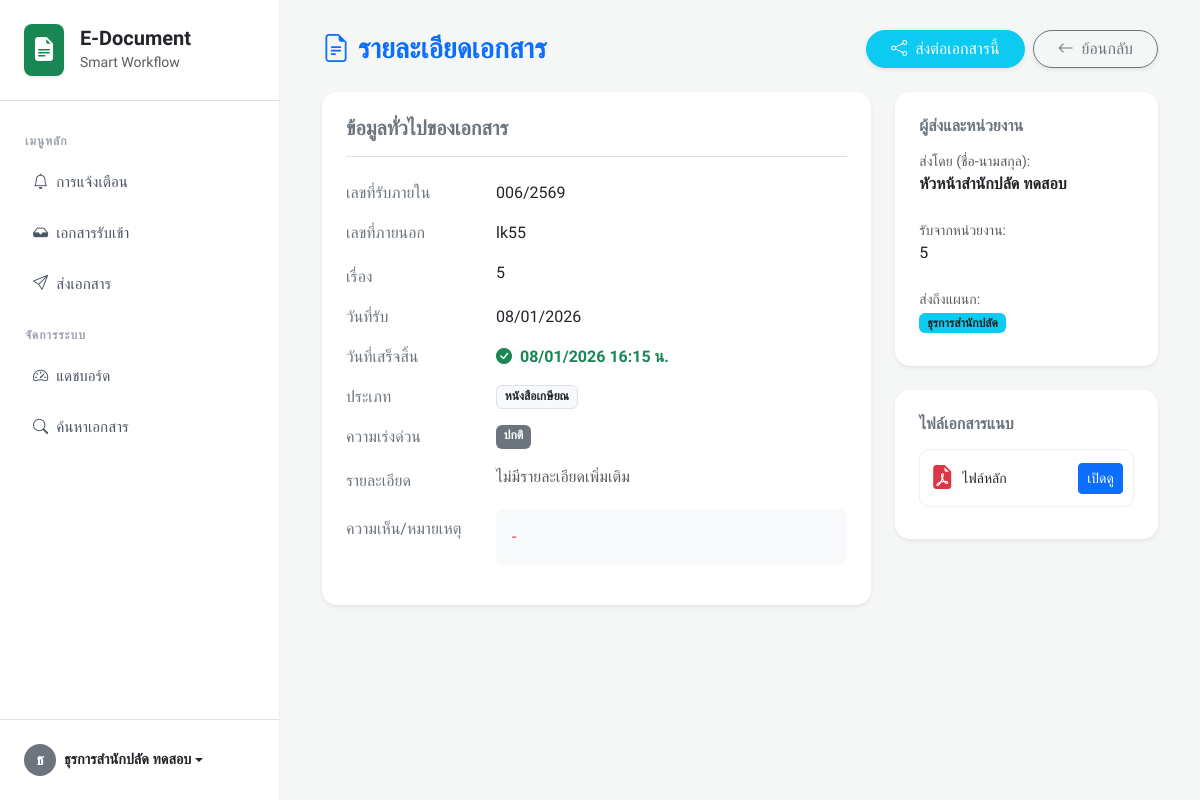
The app's page /users/view_details.php?id=112 (signed in) with its own data.
### tables this page shows
CREATE TABLE `documents` (
  `id` int(11) NOT NULL,
  `document_no` varchar(50) NOT NULL COMMENT 'เลขที่เอกสารรันต่อเนื่อง',
  `external_no` varchar(50) DEFAULT NULL COMMENT 'เลขที่หนังสือ (จากภายนอก)',
  `title` varchar(255) NOT NULL COMMENT 'เรื่อง/หัวข้อเอกสาร',
  `book_name` varchar(255) DEFAULT NULL COMMENT 'ชื่อหนังสือ',
  `receive_date` date NOT NULL DEFAULT curdate() COMMENT 'วันที่รับ',
  `sender_id` int(11) DEFAULT NULL COMMENT 'ID ผู้ส่ง (เชื่อมตาราง users)',
  `to_department_id` int(11) DEFAULT NULL COMMENT 'ID แผนกปลายทาง (เชื่อมตาราง departments)',
  `pending_target_depts` text DEFAULT NULL COMMENT 'เก็บ ID แผนกปลายทางแบบ CSV สำหรับหนังสือเกษียณ',
  `document_type_id` int(11) NOT NULL COMMENT 'ประเภทเอกสาร',
  `from_source` varchar(100) DEFAULT NULL COMMENT 'รับจากหน่วยงาน/บุคคล',
  `status` enum('pending','process','success','cancel','draft') DEFAULT 'pending',
  `priority` tinyint(1) NOT NULL DEFAULT 0 COMMENT '0=ปกติ, 1=ด่วน, 2=ด่วนที่สุด',
  `remark` text DEFAULT NULL,
  `file_path` varchar(255) DEFAULT NULL COMMENT 'ชื่อไฟล์แนบ',
  `created_at` timestamp NOT NULL DEFAULT current_timestamp(),
  `is_forwarded` tinyint(1) DEFAULT 0 COMMENT '0=รอส่ง, 1=ส่งแล้ว',
  `parent_id` int(11) DEFAULT NULL COMMENT 'เก็บ ID เอกสารต้นทาง',
  `updated_at` timestamp NULL DEFAULT NULL
);

CREATE TABLE `document_types` (
  `id` int(11) NOT NULL,
  `type_name` varchar(100) NOT NULL COMMENT 'ชื่อประเภทเอกสาร',
  `is_active` tinyint(1) DEFAULT 1
);

CREATE TABLE `users` (
  `id` int(11) NOT NULL,
  `username` varchar(50) NOT NULL,
  `password_hash` varchar(255) NOT NULL,
  `email` varchar(100) NOT NULL,
  `first_name` varchar(100) NOT NULL,
  `last_name` varchar(100) NOT NULL,
  `department_id` int(11) NOT NULL,
  `signature_img_path` varchar(255) DEFAULT NULL COMMENT 'เก็บ Path รูปไฟล์ลายเซ็น (รองรับอนาคต)',
  `is_active` tinyint(1) DEFAULT 1 COMMENT '1=ใช้งาน, 0=ระงับ',
  `created_at` timestamp NOT NULL DEFAULT current_timestamp()
);

CREATE TABLE `departments` (
  `id` int(11) NOT NULL,
  `name` varchar(100) NOT NULL COMMENT 'ชื่อแผนก/ฝ่าย',
  `created_at` timestamp NOT NULL DEFAULT current_timestamp()
);

### users/view_details.php (the view, shortened to what this page needs)
<?php
include '../config/db.php';
$doc_id = isset($_GET['id']) ? intval($_GET['id']) : 0;
$sql = "SELECT d.*,
               u.first_name, u.last_name,
               t.type_name,
               dept.name as dept_name
        FROM documents d
        LEFT JOIN users u ON d.sender_id = u.id
        LEFT JOIN document_types t ON d.document_type_id = t.id
        LEFT JOIN departments dept ON d.to_department_id = dept.id
        WHERE d.id = ?";
$stmt = $conn->prepare($sql);
$stmt->bind_param("i", $doc_id);
$stmt->execute();
$result = $stmt->get_result();
$doc = $result->fetch_assoc();
?>
<!DOCTYPE html>
<html lang="th">
<head>
    <link href="https://cdn.jsdelivr.net/npm/bootstrap@5.3.0/dist/css/bootstrap.min.css" rel="stylesheet">
    <link rel="stylesheet" href="https://cdn.jsdelivr.net/npm/bootstrap-icons@1.11.0/font/bootstrap-icons.css">
</head>
<body>
    <div class="d-flex">
        <div class="flex-shrink-0"><?php include '../includes/sidebar.php'; ?></div>
        <div class="main-content flex-grow-1">
            <div class="container">
                <div class="d-flex justify-content-between align-items-center mb-4">
                    <h3 class="fw-bold text-primary m-0">
                        <i class="bi bi-file-earmark-text me-2"></i>รายละเอียดเอกสาร
                    </h3>
                    <div class="d-flex gap-2">
                        <?php if ($doc['status'] == 'success'): ?>
                            <a href="forward_doc.php?id=<?= $doc['id'] ?>" class="btn btn-info text-white rounded-pill px-4 shadow-sm">
                                <i class="bi bi-share me-1"></i> ส่งต่อเอกสารนี้
                            </a>
                        <?php endif; ?>
                        <a href="view_incoming.php" class="btn btn-outline-secondary rounded-pill px-4 shadow-sm">
                            <i class="bi bi-arrow-left me-1"></i> ย้อนกลับ
                        </a>
                    </div>
                </div>
                <div class="row g-4">
                    <div class="col-lg-8">
                        <div class="card info-card shadow-sm mb-4">
                            <div class="card-body p-4">
                                <h5 class="fw-bold border-bottom pb-3 mb-4 text-secondary">
                                    ข้อมูลทั่วไปของเอกสาร
                                </h5>
                                <div class="d-flex mb-3">
                                    <div class="detail-label">เลขที่รับภายใน</div>
                                    <div class="fs-6 text-dark"><?php echo htmlspecialchars($doc['document_no']); ?></div>
                                </div>
                                <div class="d-flex mb-3">
                                    <div class="detail-label">เลขที่ภายนอก</div>
                                    <div class="fs-6 text-dark"><?php echo htmlspecialchars($doc['external_no'] ?: '-'); ?></div>
                                </div>
                                <div class="d-flex mb-3 align-items-start">
                                    <div class="detail-label pt-1">เรื่อง</div> <div class="fs-6 text-break"><?php echo htmlspecialchars($doc['title']); ?></div>
                                </div>
                                <div class="d-flex mb-3">
                                    <div class="detail-label">วันที่รับ</div>
                                    <div><?php echo date('d/m/Y', strtotime($doc['receive_date'])); ?></div>
                                </div>
                                <?php if ($doc['status'] == 'success' || $doc['status'] == 'archive'): ?>
                                <div class="d-flex mb-3">
                                    <div class="detail-label">วันที่เสร็จสิ้น</div>
                                    <div class="text-success fw-bold">
                                        <i class="bi bi-check-circle-fill me-1"></i>
                                        <?php
                                            $completed_time = $doc['updated_at'] ?? $doc['created_at'];
                                            echo date('d/m/Y H:i', strtotime($completed_time)) . ' น.';
                                        ?>
                                    </div>
                                </div>
                                <?php endif; ?>
                                <div class="d-flex mb-3">
                                    <div class="detail-label">ประเภท</div>
                                    <span class="badge bg-light text-dark border"><?php echo htmlspecialchars($doc['type_name']); ?></span>
                                </div>
                                <div class="d-flex mb-3">
                                    <div class="detail-label">ความเร่งด่วน</div>
                                    <?php if ($doc['priority'] == 1): ?>
                                        <span class="badge bg-warning text-dark">ด่วน</span>
                                    <?php elseif ($doc['priority'] == 2): ?>
                                        <span class="badge bg-danger">ด่วนที่สุด</span>
                                    <?php else: ?>
                                        <span class="badge bg-secondary">ปกติ</span>
                                    <?php endif; ?>
                                </div>
                                <div class="d-flex mb-3 align-items-start">
                                    <div class="detail-label pt-1">รายละเอียด</div>
                                    <div class="text-muted text-break"><?php echo nl2br(htmlspecialchars($doc['book_name'] ?: 'ไม่มีรายละเอียดเพิ่มเติม')); ?></div>
                                </div>
                                <div class="d-flex mb-3 align-items-start">
                                    <div class="detail-label pt-2">ความเห็น/หมายเหตุ</div>
                                    <div class="p-3 bg-light rounded-3 w-100 text-danger fw-medium text-break">
                                        <?php echo nl2br(htmlspecialchars($doc['remark'] ?: '-')); ?>
                                    </div>
                                </div>
                            </div>
                        </div>
                    </div>
                    <div class="col-lg-4">
                        <div class="card info-card shadow-sm mb-4">
                            <div class="card-body p-4">
                                <h6 class="fw-bold text-secondary mb-3">ผู้ส่งและหน่วยงาน</h6>
                                <div class="mb-4">
                                    <small class="text-muted d-block">ส่งโดย (ชื่อ-นามสกุล):</small>
                                    <div class="fw-bold"><?php echo htmlspecialchars($doc['first_name'] . ' ' . $doc['last_name']); ?></div>
                                </div>
                                <div class="mb-4">
                                    <small class="text-muted d-block">รับจากหน่วยงาน:</small>
                                    <div class="text-break"><?php echo htmlspecialchars($doc['from_source']); ?></div>
                                </div>
                                <div class="mb-2">
                                    <small class="text-muted d-block">ส่งถึงแผนก:</small>
                                    <span class="badge bg-info text-dark"><?php echo htmlspecialchars($doc['dept_name']); ?></span>
                                </div>
                            </div>
                        </div>
                        <div class="card info-card shadow-sm">
                            <div class="card-body p-4">
                                <h6 class="fw-bold text-secondary mb-3">ไฟล์เอกสารแนบ</h6>
                                <?php if (!empty($doc['file_path'])): ?>
                                    <div class="file-item d-flex align-items-center justify-content-between">
                                        <div class="d-flex align-items-center">
                                            <i class="bi bi-file-earmark-pdf-fill text-danger fs-4 me-2"></i>
                                            <span class="small text-truncate" style="max-width: 150px;">ไฟล์หลัก</span>
                                        </div>
                                        <a href="../uploads/<?php echo $doc['file_path']; ?>" target="_blank" class="btn btn-sm btn-primary">เปิดดู</a>
                                    </div>
                                <?php endif; ?>
                            </div>
                        </div>
                    </div>
                </div>
            </div>
        </div>
    </div>
</body>
</html>

### users/view_details.php (style rules this page uses)
body { font-family: 'Kanit', sans-serif; background: #f4f7f6; }
.main-content { padding: 30px; width: 100%; height: 100vh; overflow-y: auto; }
.detail-label { font-weight: 500; color: #6c757d; width: 150px; flex-shrink: 0; }
.info-card { border-radius: 15px; border: none; }
.file-item { padding: 10px; border: 1px solid #eee; border-radius: 10px; margin-bottom: 8px; transition: 0.2s; }

### records on screen
documents: document_no "006/2569", external_no "lk55", title "5", receive_date "08/01/2026", date('d/m/Y H:i', strtotime($completed_time)) "08/01/2026 16:15", document_type.type_name "หนังสือเกษียณ", book_name "ไม่มีรายละเอียดเพิ่มเติม", remark "-", users.first_name+last_name "หัวหน้าสำนักปลัด ทดสอบ", from_source "5", departments.name "ธุรการสำนักปลัด"

### other values on screen
mb_substr($first_name, 0, 1, 'UTF-8') "ธ"
$fullname "ธุรการสำนักปลัด ทดสอบ"
